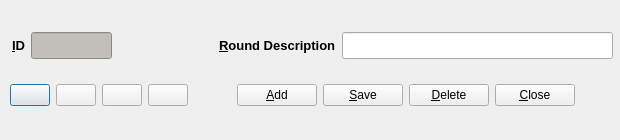
<?xml version="1.0" encoding="UTF-8"?>
<ui version="4.0">
 <class>RoundSetupDlg</class>
 <widget class="QDialog" name="RoundSetupDlg">
  <property name="geometry">
   <rect>
    <x>0</x>
    <y>0</y>
    <width>620</width>
    <height>140</height>
   </rect>
  </property>
  <property name="minimumSize">
   <size>
    <width>620</width>
    <height>140</height>
   </size>
  </property>
  <property name="maximumSize">
   <size>
    <width>620</width>
    <height>140</height>
   </size>
  </property>
  <property name="windowTitle">
   <string>Competition Phase Setup</string>
  </property>
  <widget class="QWidget" name="layoutWidget">
   <property name="geometry">
    <rect>
     <x>12</x>
     <y>20</y>
     <width>601</width>
     <height>51</height>
    </rect>
   </property>
   <layout class="QHBoxLayout" name="horizontalLayout">
    <item>
     <widget class="QLabel" name="label">
      <property name="text">
       <string>&lt;!DOCTYPE HTML PUBLIC &quot;-//W3C//DTD HTML 4.0//EN&quot; &quot;http://www.w3.org/TR/REC-html40/strict.dtd&quot;&gt;
&lt;html&gt;&lt;head&gt;&lt;meta name=&quot;qrichtext&quot; content=&quot;1&quot; /&gt;&lt;style type=&quot;text/css&quot;&gt;
p, li { white-space: pre-wrap; }
&lt;/style&gt;&lt;/head&gt;&lt;body style=&quot; font-family:'Sans Serif'; font-size:10pt; font-weight:400; font-style:normal;&quot;&gt;
&lt;p style=&quot; margin-top:0px; margin-bottom:0px; margin-left:0px; margin-right:0px; -qt-block-indent:0; text-indent:0px;&quot;&gt;&lt;span style=&quot; font-weight:600;&quot;&gt;&amp;amp;ID&lt;/span&gt;&lt;/p&gt;&lt;/body&gt;&lt;/html&gt;</string>
      </property>
      <property name="buddy">
       <cstring>roundID_display</cstring>
      </property>
     </widget>
    </item>
    <item>
     <widget class="QLineEdit" name="roundID_display">
      <property name="maximumSize">
       <size>
        <width>81</width>
        <height>27</height>
       </size>
      </property>
      <property name="styleSheet">
       <string notr="true">background-color: rgb(194, 190, 186);</string>
      </property>
      <property name="readOnly">
       <bool>true</bool>
      </property>
     </widget>
    </item>
    <item>
     <spacer name="horizontalSpacer">
      <property name="orientation">
       <enum>Qt::Horizontal</enum>
      </property>
      <property name="sizeHint" stdset="0">
       <size>
        <width>78</width>
        <height>20</height>
       </size>
      </property>
     </spacer>
    </item>
    <item>
     <widget class="QLabel" name="label_2">
      <property name="text">
       <string>&lt;!DOCTYPE HTML PUBLIC &quot;-//W3C//DTD HTML 4.0//EN&quot; &quot;http://www.w3.org/TR/REC-html40/strict.dtd&quot;&gt;
&lt;html&gt;&lt;head&gt;&lt;meta name=&quot;qrichtext&quot; content=&quot;1&quot; /&gt;&lt;style type=&quot;text/css&quot;&gt;
p, li { white-space: pre-wrap; }
&lt;/style&gt;&lt;/head&gt;&lt;body style=&quot; font-family:'Sans'; font-size:10pt; font-weight:400; font-style:normal;&quot;&gt;
&lt;p style=&quot; margin-top:0px; margin-bottom:0px; margin-left:0px; margin-right:0px; -qt-block-indent:0; text-indent:0px;&quot;&gt;&lt;span style=&quot; font-family:'Sans Serif'; font-weight:600;&quot;&gt;&amp;amp;Round Description&lt;/span&gt;&lt;/p&gt;&lt;/body&gt;&lt;/html&gt;</string>
      </property>
      <property name="buddy">
       <cstring>rounddescEdit</cstring>
      </property>
     </widget>
    </item>
    <item>
     <widget class="QLineEdit" name="rounddescEdit">
      <property name="minimumSize">
       <size>
        <width>271</width>
        <height>27</height>
       </size>
      </property>
      <property name="toolTip">
       <string>Matchday number or phase</string>
      </property>
     </widget>
    </item>
   </layout>
  </widget>
  <widget class="QWidget" name="layoutWidget">
   <property name="geometry">
    <rect>
     <x>10</x>
     <y>70</y>
     <width>191</width>
     <height>51</height>
    </rect>
   </property>
   <layout class="QHBoxLayout" name="horizontalLayout_2">
    <item>
     <widget class="QPushButton" name="firstEntry">
      <property name="toolTip">
       <string>First Entry</string>
      </property>
      <property name="text">
       <string/>
      </property>
      <property name="icon">
       <iconset resource="fmrd_resources.qrc">
        <normaloff>:/images/first.png</normaloff>:/images/first.png</iconset>
      </property>
     </widget>
    </item>
    <item>
     <widget class="QPushButton" name="prevEntry">
      <property name="toolTip">
       <string>Previous Entry</string>
      </property>
      <property name="text">
       <string/>
      </property>
      <property name="icon">
       <iconset resource="fmrd_resources.qrc">
        <normaloff>:/images/prev.png</normaloff>:/images/prev.png</iconset>
      </property>
     </widget>
    </item>
    <item>
     <widget class="QPushButton" name="nextEntry">
      <property name="toolTip">
       <string>Next Entry</string>
      </property>
      <property name="text">
       <string/>
      </property>
      <property name="icon">
       <iconset resource="fmrd_resources.qrc">
        <normaloff>:/images/next.png</normaloff>:/images/next.png</iconset>
      </property>
     </widget>
    </item>
    <item>
     <widget class="QPushButton" name="lastEntry">
      <property name="toolTip">
       <string>Last Entry</string>
      </property>
      <property name="text">
       <string/>
      </property>
      <property name="icon">
       <iconset resource="fmrd_resources.qrc">
        <normaloff>:/images/last.png</normaloff>:/images/last.png</iconset>
      </property>
     </widget>
    </item>
    <item>
     <spacer name="horizontalSpacer_2">
      <property name="orientation">
       <enum>Qt::Horizontal</enum>
      </property>
      <property name="sizeHint" stdset="0">
       <size>
        <width>18</width>
        <height>20</height>
       </size>
      </property>
     </spacer>
    </item>
   </layout>
  </widget>
  <widget class="QWidget" name="layoutWidget_2">
   <property name="geometry">
    <rect>
     <x>200</x>
     <y>70</y>
     <width>411</width>
     <height>51</height>
    </rect>
   </property>
   <layout class="QHBoxLayout" name="horizontalLayout_3">
    <item>
     <spacer name="horizontalSpacer_3">
      <property name="orientation">
       <enum>Qt::Horizontal</enum>
      </property>
      <property name="sizeHint" stdset="0">
       <size>
        <width>13</width>
        <height>20</height>
       </size>
      </property>
     </spacer>
    </item>
    <item>
     <widget class="QPushButton" name="addEntry">
      <property name="toolTip">
       <string>Add Entry</string>
      </property>
      <property name="text">
       <string>&amp;Add</string>
      </property>
      <property name="icon">
       <iconset resource="fmrd_resources.qrc">
        <normaloff>:/images/add.png</normaloff>:/images/add.png</iconset>
      </property>
     </widget>
    </item>
    <item>
     <widget class="QPushButton" name="saveEntry">
      <property name="toolTip">
       <string>Delete Entry</string>
      </property>
      <property name="text">
       <string>&amp;Save</string>
      </property>
      <property name="icon">
       <iconset resource="fmrd_resources.qrc">
        <normaloff>:/images/save.png</normaloff>:/images/save.png</iconset>
      </property>
     </widget>
    </item>
    <item>
     <widget class="QPushButton" name="deleteEntry">
      <property name="toolTip">
       <string>Delete Entry</string>
      </property>
      <property name="text">
       <string>&amp;Delete</string>
      </property>
      <property name="icon">
       <iconset resource="fmrd_resources.qrc">
        <normaloff>:/images/delete.png</normaloff>:/images/delete.png</iconset>
      </property>
     </widget>
    </item>
    <item>
     <widget class="QPushButton" name="closeButton">
      <property name="toolTip">
       <string>Close Window</string>
      </property>
      <property name="text">
       <string>&amp;Close</string>
      </property>
      <property name="icon">
       <iconset resource="fmrd_resources.qrc">
        <normaloff>:/images/quit.png</normaloff>:/images/quit.png</iconset>
      </property>
     </widget>
    </item>
    <item>
     <spacer name="horizontalSpacer_4">
      <property name="orientation">
       <enum>Qt::Horizontal</enum>
      </property>
      <property name="sizeHint" stdset="0">
       <size>
        <width>13</width>
        <height>20</height>
       </size>
      </property>
     </spacer>
    </item>
   </layout>
  </widget>
 </widget>
 <resources>
  <include location="fmrd_resources.qrc"/>
 </resources>
 <connections/>
</ui>
